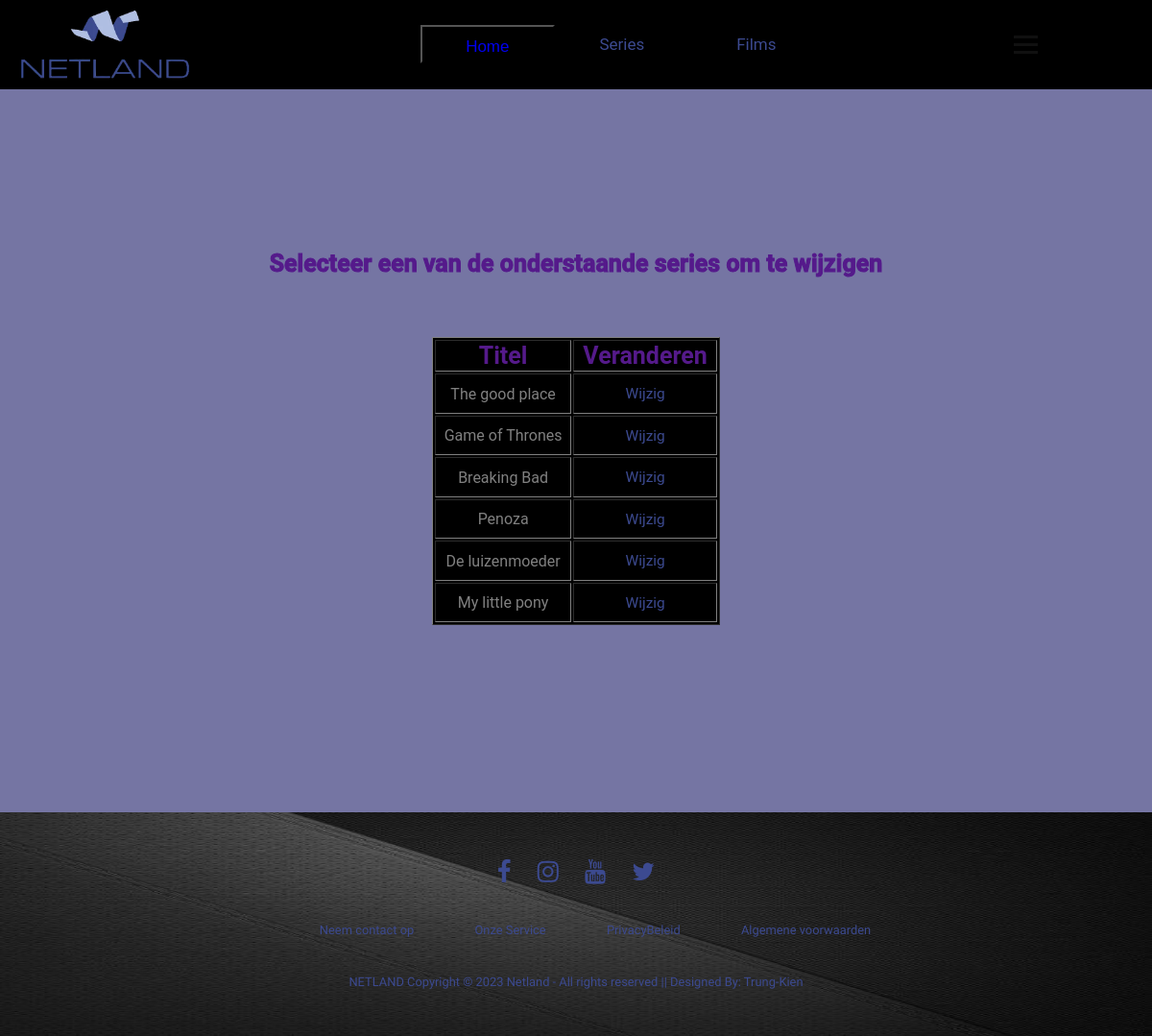
Screenshot of /seriewijzig.php with the database file from the repository.
### tables this page shows
CREATE TABLE `series` (
	id MEDIUMINT NOT NULL AUTO_INCREMENT PRIMARY KEY,
    title VARCHAR(100) NOT NULL,
    rating DECIMAL(2,1) NULL,
    description TEXT NOT NULL,
    has_won_awards BIT NOT NULL,
    seasons INT NOT NULL,
    country ENUM('NL', 'UK') NOT NULL,
    language ENUM('NL', 'EN') NOT NULL
);

### seriewijzig.php (the view, shortened to what this page needs)
<html lang="en">
<head>
   <link rel="stylesheet" href="style.css">
   <link rel="stylesheet" href="https://cdnjs.cloudflare.com/ajax/libs/font-awesome/4.7.0/css/font-awesome.min.css">
</head>
<body>
<header class="header">
   <nav class="navbar">
       <img src="Netland.png" class="image1">
   <nav>
   <ul class="menu">
   <li><button class="home"><a href="index.php"><span>Home</a></span></button></li>
    <li>Series
    </li>
    <li>Films
    </li>
  </ul>
</nav>
            <div class="hamburger">
                <span class="bar"></span>
                <span class="bar"></span>
                <span class="bar"></span>
            </div>
         </nav>
</header>
    <div class="container">
    <br><br>
        <br><br><br><br>
        <br><br><br><br>
        <div class="row">
            <h1 align="center"><div class="btn3"><a href=""><span>Selecteer een van de onderstaande series om te wijzigen</a></div></span></h1>
            <br> <br> <br>
            <table class="table table-hover" align="center" border="solid black 2px" width="300px" height="300px">
                <thead>
                <tr>
                    <th><div class="btn2"><a href=""><span>Titel</a></div></span></th>
                    <th><div class="btn2"><a href=""><span>Veranderen</a></div></span></class></th>
                </tr>
                </thead>
                <tbody align="center">
                <?php
                           include_once('connection.php');
                           $stmt = $conn->prepare(
                               $Selseries = "SELECT * FROM series"
                           );
                           $stmt->execute();
                           $series = $stmt->fetchAll();
                           foreach ($series as $serie) {
                                ?>
                    <tr>
                        <td>
                                <?php
                                echo $row1 = $serie['title'];
                                ?>
                        </td>
                        <td>
                        <a href="edit_serie.php?id=<?php echo $serie['id']; ?>" class="btn"><span>Wijzig</span></a>
                           </td>
                             </tr>
                                <?php
                           }
                            ?>
                            </tbody>
               </table>
               <br><br><br><br><br><br><br><br><br><br><br><br><br>
<footer>
<div class="footer">
<div class="row">
<a href="https://www.facebook.com/netlandschool/"><i class="fa fa-facebook"></i></a>
<a href="https://www.instagram.com/netlandschool/"><i class="fa fa-instagram"></i></a>
<a href="https://www.youtube.com/@NetlandSchoolAntofagasta"><i class="fa fa-youtube"></i></a>
<a href="https://twitter.com/netland_school"><i class="fa fa-twitter"></i></a>
</div>
<div class="row">
<ul>
<li><a href="">Neem contact op</a></li>
<li><a href="">Onze Service</a></li>
<li><a href="">PrivacyBeleid</a></li>
<li><a href="">Algemene voorwaarden</a></li>
</ul>
</div>
<div class="row">
NETLAND Copyright © 2023 Netland - All rights reserved || Designed By: Trung-Kien
</div>
</div>
</footer>
        </div>
    </div>
</body>
</html>

### style.css (style rules this page uses)
body { background-color: #7575a3; margin: 0; }
h2, h1, h3 { color: #10162f; }
th, td { color: grey; }
table { background-color: black; }
* { box-sizing: border-box; }
html { font-size: 80.5%; font-family: 'Roboto', sans-serif; }
li { list-style: none; }
a { text-decoration: none; }
.header { list-style: none; text-align: center; padding: 0; text-decoration: none; background-color: #404040; }
.navbar { display: flex; justify-content: space-between; align-items: center; padding: 0.5rem 1.5rem; background-color: black; }
.hamburger { padding-right: 100px; color: #3c4a90; }
.bar { display: block; width: 25px; height: 3px; margin: 5px auto; -webkit-transition: all 0.3s ease-in-out; transition: all 0.3s ease-in-out; background-color: #101010; }
.image1 { size: 20px; width: 80x; height: 80px; }
nav { text-align: center; }
.menu { display: inline-block; }
.menu>li { float: left; color: #3c4a90; width: 140px; height: 40px; line-height: 40px; background: rgba(0, 0, 0, 0.8); cursor: pointer; font-size: 17px; }
table.table.table-hover { text-align: center; }
.footer { background-image: url(footer.jpg); background-size: 100% 100%; padding: 30px 0px; font-family: 'Play', sans-serif; text-align: center; }
.footer .row { width: 100%; margin: 1% 0%; padding: 0.6% 0%; color: #3c4a90; font-size: 1em; }
.footer .row a { text-decoration: none; color: #3c4a90; transition: 0.5s; }
.footer .row ul { width: 100%; }
.footer .row ul li { display: inline-block; margin: 0px 30px; }
.footer .row a i { font-size: 2em; margin: 0% 1%; }
.btn { color: #3c4a90; font-size: 1.2rem; padding: 10px 30px; }
.btn span { cursor: pointer; display: inline-block; position: relative; transition: 0.5s; }
.btn span:after { content: '\00bb'; position: absolute; opacity: 0; top: 0; right: -20px; transition: 0.5s; }
.btn2 { background:black; font-size: 25px; }
.btn3 { color: #551a8b; background:#7575a3; font-size: 25px; -webkit-text-stroke: 1px; }
.home { float: left; color: green; width: 140px; height: 40px; line-height: 40px; background: rgba(0, 0, 0, 0.8); cursor: pointer; font-size: 17px; }

### rows the page displays
series: title "The good place"
series: title "Game of Thrones"
series: title "Breaking Bad"
series: title "Penoza"
series: title "De luizenmoeder"
series: title "My little pony"
